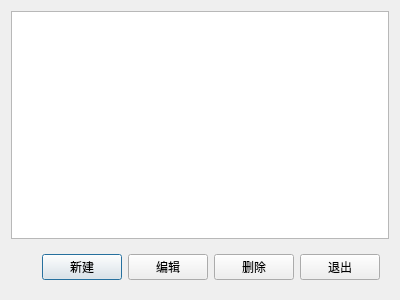
<?xml version="1.0" encoding="UTF-8"?>
<ui version="4.0">
 <class>DialogManPlans</class>
 <widget class="QDialog" name="DialogManPlans">
  <property name="geometry">
   <rect>
    <x>0</x>
    <y>0</y>
    <width>400</width>
    <height>300</height>
   </rect>
  </property>
  <property name="windowTitle">
   <string>Manage</string>
  </property>
  <layout class="QVBoxLayout" name="verticalLayout">
   <item>
    <widget class="QTableWidget" name="table_plans">
     <property name="selectionBehavior">
      <enum>QAbstractItemView::SelectionBehavior::SelectRows</enum>
     </property>
    </widget>
   </item>
   <item>
    <widget class="QWidget" name="widget" native="true">
     <layout class="QHBoxLayout" name="horizontalLayout">
      <item>
       <spacer name="horizontalSpacer">
        <property name="orientation">
         <enum>Qt::Orientation::Horizontal</enum>
        </property>
        <property name="sizeHint" stdset="0">
         <size>
          <width>40</width>
          <height>20</height>
         </size>
        </property>
       </spacer>
      </item>
      <item>
       <widget class="QPushButton" name="btn_create">
        <property name="text">
         <string>新建</string>
        </property>
       </widget>
      </item>
      <item>
       <widget class="QPushButton" name="btn_edit">
        <property name="text">
         <string>编辑</string>
        </property>
       </widget>
      </item>
      <item>
       <widget class="QPushButton" name="btn_del">
        <property name="text">
         <string>删除</string>
        </property>
       </widget>
      </item>
      <item>
       <widget class="QPushButton" name="btn_quit">
        <property name="text">
         <string>退出</string>
        </property>
       </widget>
      </item>
     </layout>
    </widget>
   </item>
  </layout>
 </widget>
 <resources/>
 <connections/>
</ui>
